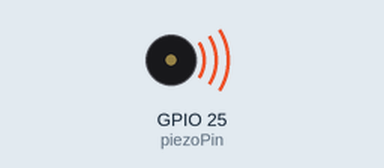
The sketch below on a simulated ESP32. Parts: buzzer (waves = sounding).

Above: at 0.02 s.
At 2.9 s:
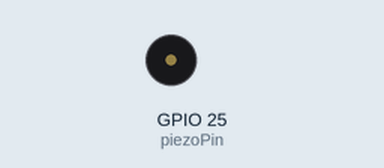
Timing chart, 0 to 7.2 s (numbered marks = the images above):
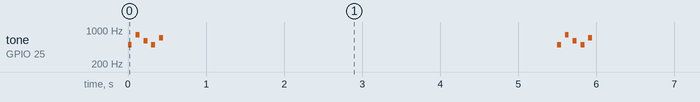

The sketch:

qv3_speaker.ino
```cpp
// Choose a free pin (e.g., 25)
const int piezoPin = 25;

void setup() {
  // New v3.0+ syntax: ledcAttach(pin, frequency, resolution)
  // We attach the pin directly at a starting frequency of 2000Hz and 8-bit resolution.
  ledcAttach(piezoPin, 2000, 8);
}

void loop() {
  // Play a short chime sequence
  playTone(500, 50);
  playTone(800, 50);
  playTone(600, 50);
  playTone(500, 50);
  playTone(700, 50);

  // Wait 5 seconds before playing again
  delay(5000);
}

// Custom function adjusted for ESP32 Core v3.0+
void playTone(double frequency, int duration) {
  if (frequency == 0) {
    ledcWriteTone(piezoPin, 0); // Stop the tone
  } else {
    ledcWriteTone(piezoPin, frequency); // Start the tone directly on the PIN, not a channel
  }
  delay(duration);                       // Hold it
  ledcWriteTone(piezoPin, 0);           // Stop the tone
  delay(50);                             // Brief pause between notes
}
```

Measured:
- by itself, tone on GPIO 25 (piezoPin): repeats every 5.5 s: silent 0.05 s, 800 Hz 0.05 s, silent 0.05 s, 600 Hz 0.05 s, silent 0.05 s, 500 Hz 0.05 s, silent 0.05 s, 700 Hz 0.05 s, silent 5.1 s, 500 Hz 0.05 s
